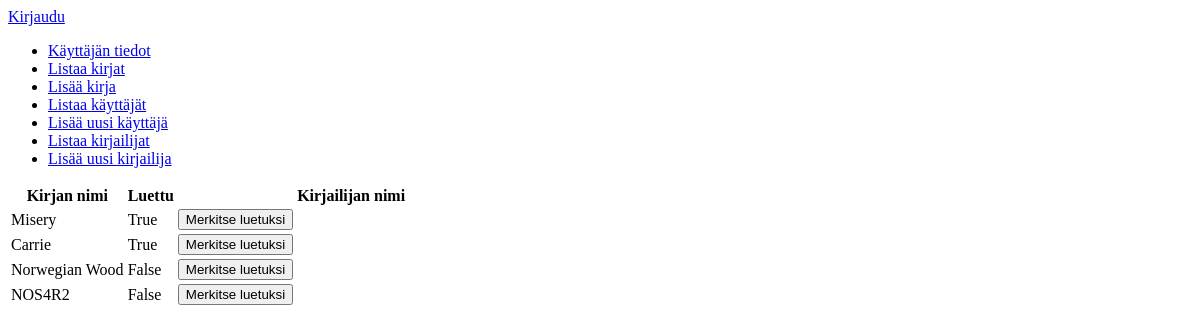
/books/, run on an earlier commit of the app's database.
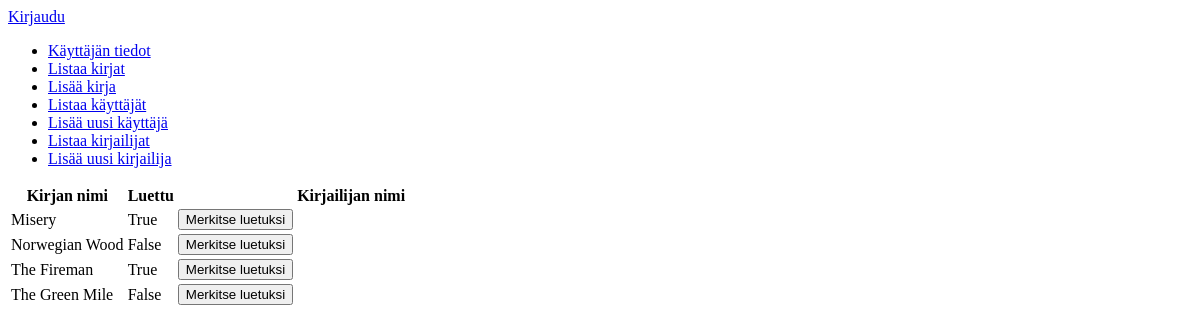
And on a later commit of the database.
### application/books/models.py (models this page shows, shortened)
class Book(Base):
    name = db.Column(db.String(144), nullable=False)
    read = db.Column(db.Boolean, nullable=False)
    account_id = db.Column(db.Integer, db.ForeignKey('account.id'), nullable=False)
    author_id = db.Column(db.Integer, db.ForeignKey('author.id'), nullable=False)

### application/books/views.py (the view)
@app.route("/books/", methods=["GET"])
def books_index():
    return render_template("books/list.html", books = Book.query.all())

### application/templates/books/list.html
{% extends "layout.html" %}
{% block body %}
  <table>
    <tr>
      <th>Kirjan nimi</th>
      <th>Luettu</th>
      <th></th>
      <th>Kirjailijan nimi</th>
    </tr>
    {% for book in books %}
    <tr>
      <td>{{ book.name }}</td>
      <td>{{ book.read }}</td>
      <td>
        <form method="POST" action="{{ url_for('books_set_read', book_id=book.id) }}">
          <input type="submit" value="Merkitse luetuksi"/>
        </form>
      </td>
    </tr>
    {% endfor %}
  </table>
{% endblock %}

### application/templates/layout.html (shortened to what this page needs)
<!DOCTYPE html>
<html>
  <head>
  </head>
  <body>
    {% if current_user.is_authenticated %}
    <p>
      Kirjautunut nimellä {{ current_user.name }}. <a href="{{ url_for('auth_logout') }}">Kirjaudu ulos</a>
    </p>
    {% else %}
    <a href="{{ url_for('auth_login') }}">Kirjaudu</a>
    {% endif %}
    <ul>
      <li><a href="{{ url_for('auth_info', username=current_user.username) }}">Käyttäjän tiedot</a></li>
      <li><a href="{{ url_for('books_index') }}">Listaa kirjat</a></li>
      <li><a href="{{ url_for('books_form') }}">Lisää kirja</a></li>
      <li><a href="{{ url_for('auth_index') }}">Listaa käyttäjät</a></li>
      <li><a href="{{ url_for('auth_form') }}">Lisää uusi käyttäjä</a></li>
      <li><a href="{{ url_for('authors_index') }}">Listaa kirjailijat</a></li>
      <li><a href="{{ url_for('authors_form') }}">Lisää uusi kirjailija</a></li>
    </ul>
    {% block body %}{% endblock %}
  </body>
</html>

What changed in the data, as far as the page shows it:
removed Book: name "Carrie", read "True"
removed Book: name "NOS4R2", read "False"
added Book: name "The Fireman", read "True"
added Book: name "The Green Mile", read "False"
